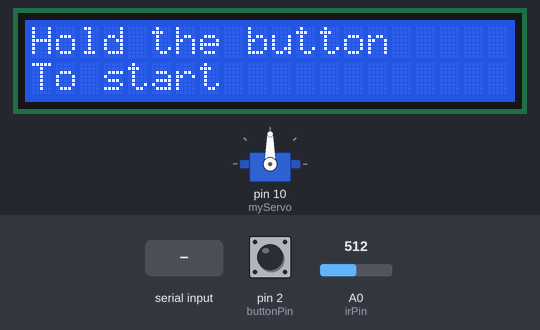
This sketch was run on a simulated Arduino Uno, built with avr-gcc and run on an emulated ATmega328P. Shown: 20×2 character LCD, servo. Inputs (shaded band) come from the test bench; at power-on: pin 2 (buttonPin) HIGH, A0 (irPin) = 512. What the sketch prints to the serial monitor is not drawn.

Above: at 1.2 s.
1.3 s: pin 2 (buttonPin) pulled LOW for 3.2 s
At 3.6 s:
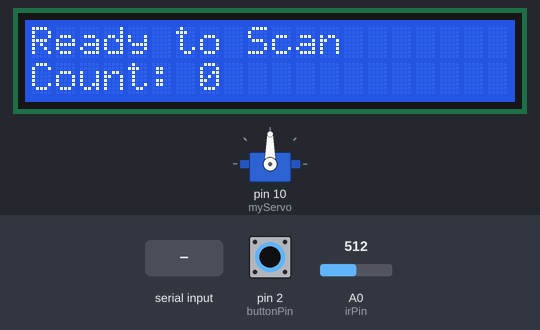
6.0 s: "bottle detected\n" received over Serial
At 8.0 s:
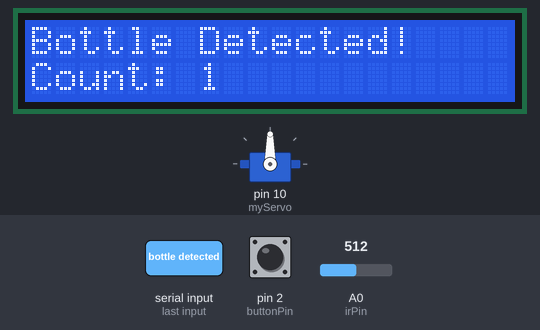
8.6 s: "no bottle detected\n" received over Serial
At 9.2 s:
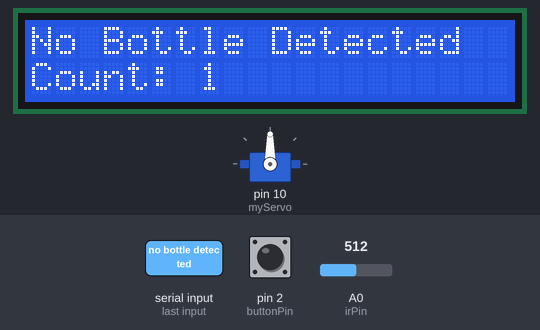
10.2 s: pin 2 (buttonPin) pulled LOW for 3.2 s
At 12.1 s:
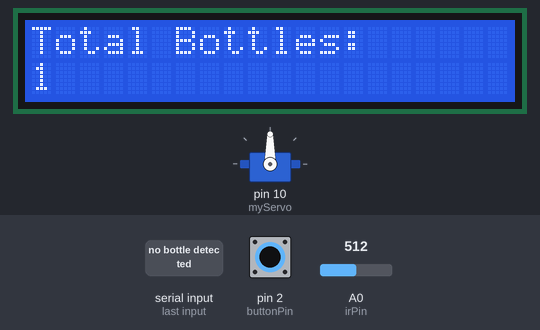
16.1 s: "bottle detected\n" received over Serial
At 16.9 s:
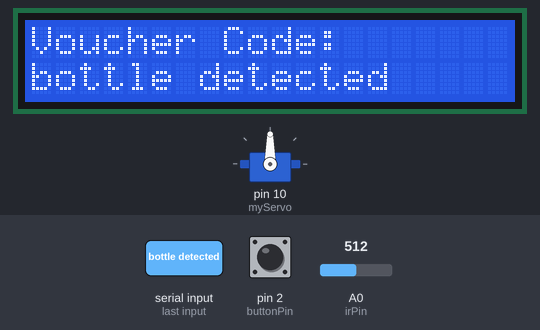
Timing chart, 0 to 19.1 s (numbered marks = the images above; inputs shaded):
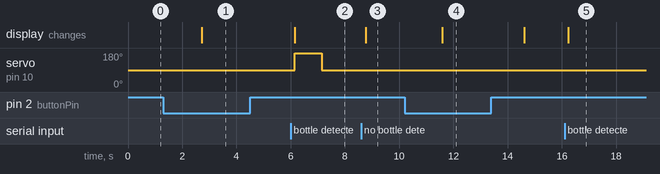

The sketch:

ir.ino
```cpp
#include <Wire.h>
#include <LiquidCrystal_I2C.h>
#include <Servo.h>

const int irPin = A0;
const int threshold = 500;
int irValue;
int previousValue = -1;
const int servoReturnDelay = 1000; // Delay in milliseconds for servo return

LiquidCrystal_I2C lcd(0x27, 20, 2);
Servo myServo;

const int buttonPin = 2; // Button connected to digital pin 2
int buttonState = 0;
int lastButtonState = 0;
bool scanMode = false;

unsigned long lastDebounceTime = 0;
unsigned long debounceDelay = 1000; // 1 second debounce

bool bottleDetected = false; // Flag to indicate bottle detection from Python
int bottleCount = 0; // Counter for detected bottles
String voucherCode = ""; // Store voucher code
bool bottleStatusDisplayed = false; // Flag to prevent repeated "no bottle" messages

void setup() {
  Serial.begin(9600);
  lcd.init();
  lcd.backlight();
  myServo.attach(10);
  myServo.write(90);
  pinMode(buttonPin, INPUT_PULLUP);
  updateLCD(); // Initial LCD update
}

void loop() {

  // Button Debouncing and State Change
  int reading = digitalRead(buttonPin);

  if (reading != lastButtonState) {
    lastDebounceTime = millis();
  }

  if ((millis() - lastDebounceTime) > debounceDelay) {
    if (reading != buttonState) {
      buttonState = reading;

      if (buttonState == LOW) { // Button pressed (LOW due to pull-up)
        if (scanMode) {
          Serial.println("end scan");
          scanMode = false;
          Serial.println("Scan Ended.");
          showFinalResults(); //display final results
        } else {
          Serial.println("scan mode");
          scanMode = true;
          Serial.println("Scan Started.");
          bottleCount = 0; //reset count when scan mode starts.
          voucherCode = ""; //reset voucher code.
        }
        updateLCD(); // Update LCD after button press
      }
    }
  }

  lastButtonState = reading;

  if (scanMode) { // Only scan IR if in scan mode
    irValue = analogRead(irPin);

    if (previousValue == -1 || abs(irValue - previousValue) > 50) {
      Serial.print("IR Value: ");
      Serial.println(irValue);

      if (irValue < threshold) {
        Serial.println("Object detected!");
      }
      previousValue = irValue;
      delay(200);
    }
  }

  if (Serial.available() > 0) {
    String serialMessage = Serial.readStringUntil('\n');

    if (serialMessage == "bottle detected") {
      bottleDetected = true;
      bottleCount++; // Increment the bottle count
      bottleStatusDisplayed = false;
      updateLCD(); // Update LCD to show bottle detected and count
    } else if (serialMessage == "no bottle detected") {
      bottleDetected = false;
      if (!bottleStatusDisplayed) {
        bottleStatusDisplayed = true;
        updateLCD(); // Update LCD to show "bottle not detected"
      }
    } else { // Handle other serial messages
      voucherCode = serialMessage; //assign voucher code
    }
  }

  if (bottleDetected) {
    myServo.write(180);
    delay(servoReturnDelay);
    myServo.write(90);
    bottleDetected = false; // Reset the flag
  }

  delay(200);
}

void updateLCD() {
  lcd.clear();
  lcd.setCursor(0, 0);
  if (scanMode) {
    if (bottleDetected) {
      lcd.print("Bottle Detected!");
      lcd.setCursor(0, 1);
      lcd.print("Count: ");
      lcd.print(bottleCount);
    } else if (bottleStatusDisplayed) {
      lcd.print("No Bottle Detected");
      lcd.setCursor(0, 1);
      lcd.print("Count: ");
      lcd.print(bottleCount);
    } else {
      //If neither bottleDetected nor bottleStatusDisplayed are true, then the system is waiting for a bottle.
      lcd.print("Ready to Scan");
      lcd.setCursor(0, 1);
      lcd.print("Count: ");
      lcd.print(bottleCount);
    }
  } else {
    lcd.print("Hold the button");
    lcd.setCursor(0, 1);
    lcd.print("To start");
  }
}

void showFinalResults() {
  lcd.clear();
  if (bottleCount > 0) {
    lcd.setCursor(0, 0);
    lcd.print("Total Bottles:");
    lcd.setCursor(0, 1);
    lcd.print(bottleCount);
    delay(3000);

    lcd.clear();
    lcd.setCursor(0, 0);
    lcd.print("Voucher Code:");

    // Wait for voucher code with a timeout
    unsigned long startTime = millis();
    unsigned long timeout = 5000; // 5 seconds timeout
    while (voucherCode == "" && (millis() - startTime) < timeout) {
      if (Serial.available() > 0) {
        voucherCode = Serial.readStringUntil('\n');
        voucherCode.trim(); //remove trailing whitespace.
      }
      delay(100); // Check every 100 milliseconds
    }

    lcd.setCursor(0, 1);
    if (voucherCode != "") {
      lcd.print(voucherCode);
    } else {
      lcd.print("Timeout");
    }
    delay(10000);
  } else {
    lcd.setCursor(0, 0);
    lcd.print("No Bottles Detected");
    delay(5000);
  }
  voucherCode = ""; //reset the voucher code.
  updateLCD();
}
```

Measured:
- after the input at 1.3 s, the display: changes after 1.4 s (image 1)
- after the input at 6.0 s, servo on pin 10 (myServo): 90° → 180° after 0.14 s, → 90° 1.0 s later; the display: changes after 0.14 s (image 2)
- after the input at 8.6 s, the display: changes after 0.18 s (image 3)
- after the input at 10.2 s, the display: changes after 1.4 s (image 4)
- after the input at 16.1 s, the display: changes after 0.13 s (image 5)
